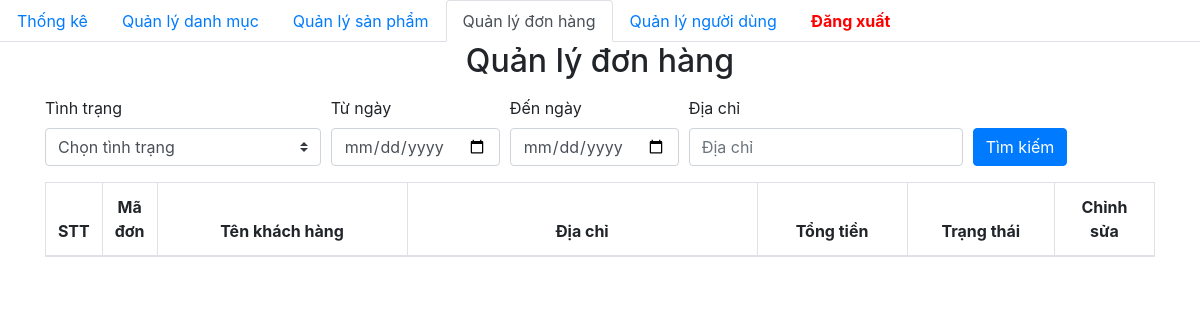
/PHP/admin/dashboard.php, run on an earlier commit of the app's database.
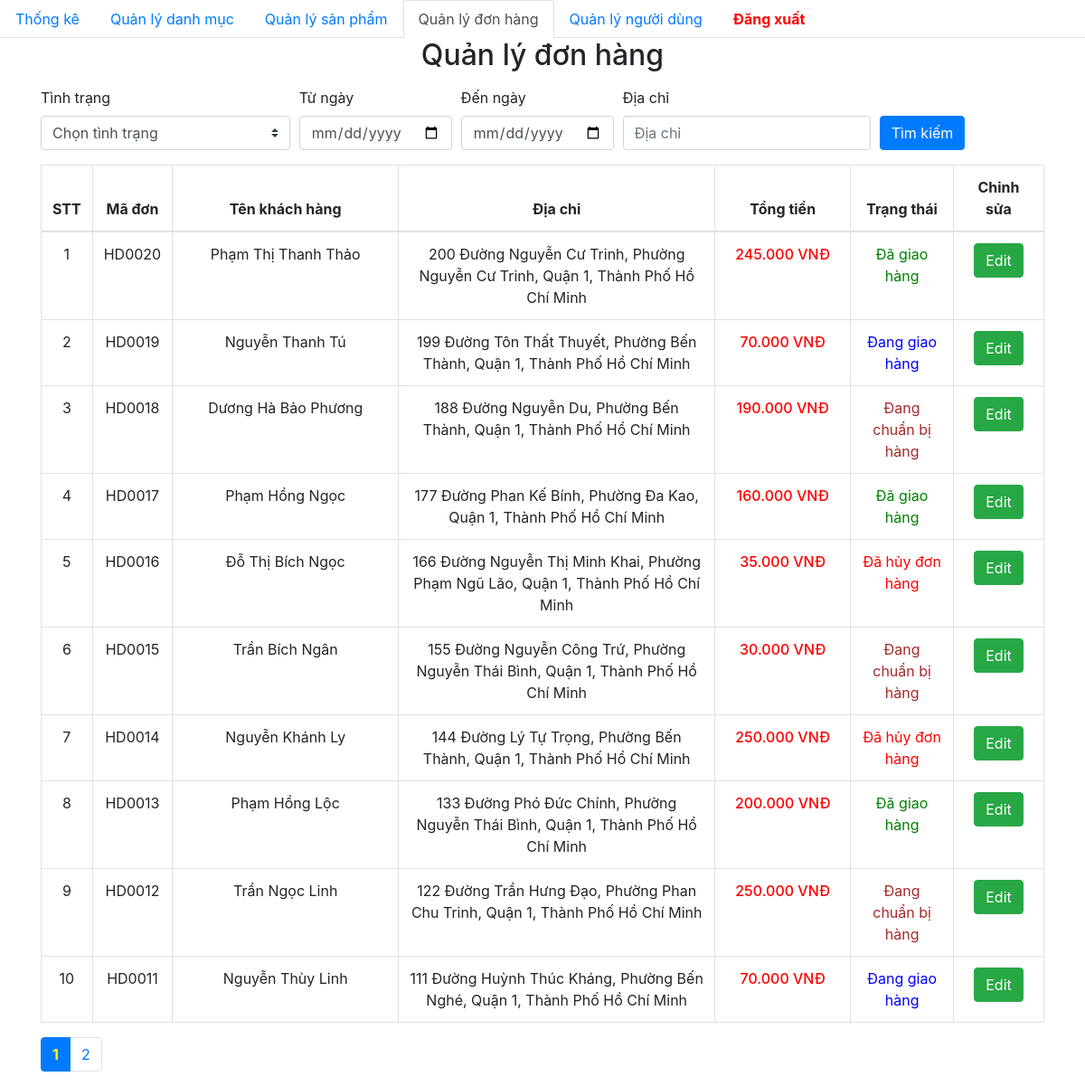
And on a later commit of the database.
### tables this page shows
CREATE TABLE `orders` (
  `id` varchar(50) NOT NULL,
  `id_user` varchar(50) NOT NULL,
  `order_date` datetime NOT NULL,
  `delivery_date` datetime DEFAULT NULL,
  `payment` tinyint(1) NOT NULL,
  `status` tinyint(1) NOT NULL
);

CREATE TABLE `user` (
  `id_user` varchar(50) NOT NULL,
  `hoten` varchar(100) NOT NULL,
  `sex` tinyint(1) NOT NULL,
  `birthday` date NOT NULL,
  `email` varchar(100) NOT NULL,
  `address` varchar(255) NOT NULL,
  `phone` varchar(10) NOT NULL,
  `username` varchar(100) NOT NULL,
  `password` varchar(100) NOT NULL,
  `right` int(11) NOT NULL,
  `status` tinyint(1) NOT NULL
);

### PHP/admin/database/dbhelper.php (called while the page is built, shortened)
<?php
function executeResult($sql)
{
	$con = mysqli_connect(HOST, USERNAME, PASSWORD, DATABASE);
	$result = mysqli_query($con, $sql);
	$data   = [];
	while ($row = mysqli_fetch_array($result, 1)) {
		$data[] = $row;
	}
	return $data;
}
function executeSingleResult($sql)
{
    $con = mysqli_connect(HOST, USERNAME, PASSWORD, DATABASE);
    $result = mysqli_query($con, $sql);
    $row = mysqli_fetch_array($result, MYSQLI_ASSOC);
    return $row;
}

### PHP/admin/dashboard.php (the view, shortened to what the changed rows need)
<?php
require_once('database/dbhelper.php');
$page = isset($_GET['page']) ? $_GET['page'] : 1;
$limit = 10;
$start = ($page - 1) * $limit;
$condition = '';
$sql = "SELECT orders.id AS order_id,
                order_details.id_order AS order_detail_id,
                user.hoten, user.address, user.phone,
                product.price, orders.status, order_details.number,
                SUM(order_details.number * product.price) AS totalPrice
        FROM orders
        INNER JOIN order_details ON order_details.id_order = orders.id
        INNER JOIN user ON user.id_user = orders.id_user
        INNER JOIN product ON product.id = order_details.id_product
        $condition
        GROUP BY order_detail_id
        ORDER BY orders.order_date DESC";
$total_sql = "SELECT COUNT(*) as total FROM ($sql) as sub";
$total_records = executeSingleResult($total_sql)['total'];
$total_pages = ceil($total_records / $limit);
$sql .= " LIMIT $start, $limit";
$order_details_List = executeResult($sql);
function getStatus($status)
{
    switch ($status) {
        case 1:
            return 'Đang chuẩn bị hàng';
        case 2:
            return 'Đang giao hàng';
        case 3:
            return 'Đã giao hàng';
        case 4:
            return 'Đã hủy đơn hàng';
    }
}
function getStatusColorClass($status)
{
    switch ($status) {
        case 1:
            return 'brown';
        case 2:
            return 'blue';
        case 3:
            return 'green';
        case 4:
            return 'red';
    }
}
?>
<!DOCTYPE html>
<html>
<head>
    <link rel="stylesheet" href="https://maxcdn.bootstrapcdn.com/bootstrap/4.4.1/css/bootstrap.min.css">
    <link href="https://cdn.jsdelivr.net/npm/summernote@0.8.18/dist/summernote.min.css" rel="stylesheet">
</head>
<body>
    <div class="container">
        <div class="panel panel-primary">
            <div class="panel-heading">
                <h2 class="text-center">Quản lý đơn hàng</h2>
            </div>
            <div class="panel-body">
                <table class="table table-bordered table-hover">
                    <thead>
                        <tr style="font-weight: 500;text-align: center;">
                            <th width="50px">STT</th>
                            <th width="50px">Mã đơn</th>
                            <th width="250px">Tên khách hàng</th>
                            <th width="350px">Địa chỉ</th>
                            <th width="150px">Tổng tiền</th>
                            <th>Trạng thái</th>
                            <th width="100px">Chỉnh sửa</th>
                        </tr>
                    </thead>
                    <tbody>
                        <?php
                        $count = 0;
                        foreach ($order_details_List as $item) {
                            $count++;
                        ?>
                            <tr style="text-align: center;">
                                <td><?= $count ?></td>
                                <td><?= $item['order_id'] ?></td>
                                <td><?= $item['hoten'] ?></td>
                                <td><?= $item['address'] ?></td>
                                <td class="b-500 red"><?= number_format($item['totalPrice'], 0, ',', '.') ?><span> VNĐ</span></td>
                                <td style="color: <?= getStatusColorClass($item['status']) ?>"><?= getStatus($item['status']) ?></td>
                                <td>
                                    <a href="edit.php?order_id=<?= $item['order_id'] ?>" class="btn btn-success">Edit</a>
                                </td>
                            </tr>
                        <?php
                        }
                        ?>
                    </tbody>
                </table>
                <ul class="pagination">
                    <?php
                    for ($i = 1; $i <= $total_pages; $i++) {
                        if ($i == $page) {
                            echo '<li class="page-item active"><a class="page-link" style="color: yellow; font-weight: bold;" href="?page=' . $i . '">' . $i . '</a></li>';
                        } else {
                            echo '<li class="page-item"><a class="page-link" href="?page=' . $i . '">' . $i . '</a></li>';
                        }
                    }
                    ?>
                </ul>
            </div>
        </div>
    </div>
</body>
</html>

What changed in the data, as far as the page shows it:
added orders: id "HD0020", id_user.hoten "Phạm Thị Thanh Thảo", id_user.address "200 Đường Nguyễn Cư Trinh, Phường Nguyễn Cư Trinh, Quận 1, Thành Phố Hồ Chí Minh", totalPrice "245.000", status "Đã giao hàng"
added orders: id "HD0019", id_user.hoten "Nguyễn Thanh Tú", id_user.address "199 Đường Tôn Thất Thuyết, Phường Bến Thành, Quận 1, Thành Phố Hồ Chí Minh", totalPrice "70.000", status "Đang giao hàng"
added orders: id "HD0018", id_user.hoten "Dương Hà Bảo Phương", id_user.address "188 Đường Nguyễn Du, Phường Bến Thành, Quận 1, Thành Phố Hồ Chí Minh", totalPrice "190.000", status "Đang chuẩn bị hàng"
added orders: id "HD0017", id_user.hoten "Phạm Hồng Ngọc", id_user.address "177 Đường Phan Kế Bính, Phường Đa Kao, Quận 1, Thành Phố Hồ Chí Minh", totalPrice "160.000", status "Đã giao hàng"
added orders: id "HD0016", id_user.hoten "Đỗ Thị Bích Ngọc", id_user.address "166 Đường Nguyễn Thị Minh Khai, Phường Phạm Ngũ Lão, Quận 1, Thành Phố Hồ Chí Minh", totalPrice "35.000", status "Đã hủy đơn hàng"
added orders: id "HD0015", id_user.hoten "Trần Bích Ngân", id_user.address "155 Đường Nguyễn Công Trứ, Phường Nguyễn Thái Bình, Quận 1, Thành Phố Hồ Chí Minh", totalPrice "30.000", status "Đang chuẩn bị hàng"
added orders: id "HD0014", id_user.hoten "Nguyễn Khánh Ly", id_user.address "144 Đường Lý Tự Trọng, Phường Bến Thành, Quận 1, Thành Phố Hồ Chí Minh", totalPrice "250.000", status "Đã hủy đơn hàng"
added orders: id "HD0013", id_user.hoten "Phạm Hồng Lộc", id_user.address "133 Đường Phó Đức Chính, Phường Nguyễn Thái Bình, Quận 1, Thành Phố Hồ Chí Minh", totalPrice "200.000", status "Đã giao hàng"
added orders: id "HD0012", id_user.hoten "Trần Ngọc Linh", id_user.address "122 Đường Trần Hưng Đạo, Phường Phan Chu Trinh, Quận 1, Thành Phố Hồ Chí Minh", totalPrice "250.000", status "Đang chuẩn bị hàng"
added orders: id "HD0011", id_user.hoten "Nguyễn Thùy Linh", id_user.address "111 Đường Huỳnh Thúc Kháng, Phường Bến Nghé, Quận 1, Thành Phố Hồ Chí Minh", totalPrice "70.000", status "Đang giao hàng"
Also different on the page:
new list line: "1"
new list line: "2"
